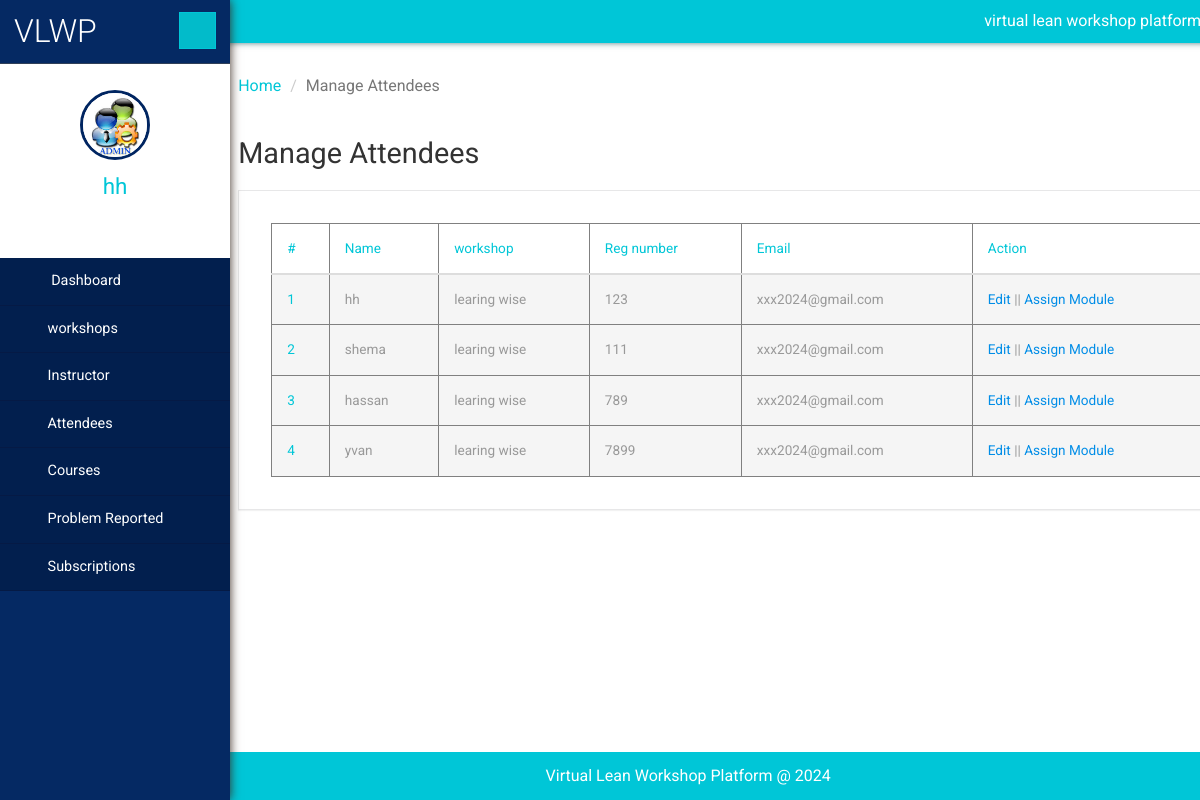
Page /admin/manage_attendee.php (signed in) on the committed database.
### tables this page shows
CREATE TABLE `attendees` (
  `attendeeID` int(11) NOT NULL,
  `wshopID` int(11) DEFAULT NULL,
  `reg_no` varchar(8) DEFAULT NULL,
  `name` varchar(50) DEFAULT NULL,
  `phone` varchar(20) DEFAULT NULL,
  `email` varchar(50) DEFAULT NULL,
  `created_at` timestamp NOT NULL DEFAULT current_timestamp(),
  `updated_at` timestamp NOT NULL DEFAULT current_timestamp() ON UPDATE current_timestamp(),
  `created_by` int(11) DEFAULT NULL,
  `updated_by` varchar(20) DEFAULT NULL,
  `password` varchar(255) NOT NULL DEFAULT 'reg_no'
);

CREATE TABLE `workshop` (
  `wshopID` int(11) NOT NULL,
  `wname` varchar(50) DEFAULT NULL,
  `physical_addres` varchar(25) DEFAULT NULL,
  `url` varchar(50) DEFAULT NULL,
  `email` varchar(100) DEFAULT NULL,
  `phone` varchar(13) DEFAULT NULL,
  `password` varchar(255) NOT NULL,
  `created_at` timestamp NOT NULL DEFAULT current_timestamp(),
  `createdBy` varchar(20) NOT NULL,
  `updated_at` timestamp NOT NULL DEFAULT current_timestamp() ON UPDATE current_timestamp()
);

CREATE TABLE `users` (
  `usr_id` int(11) NOT NULL,
  `email` varchar(100) NOT NULL,
  `userName` varchar(30) DEFAULT NULL,
  `password` varchar(255) DEFAULT NULL,
  `createdBy` varchar(30) NOT NULL,
  `created_at` timestamp NOT NULL DEFAULT current_timestamp(),
  `updated_at` timestamp NOT NULL DEFAULT current_timestamp() ON UPDATE current_timestamp()
);

### admin/manage_attendee.php (the view, shortened to what this page needs)
<?php
include('includes/dbconnection.php');
    ?>
    <!DOCTYPE HTML>
    <html>
    <head>
        <link href="css/bootstrap.min.css" rel='stylesheet' type='text/css'/>
        <link href="css/style.css" rel='stylesheet' type='text/css'/>
        <link href="css/font-awesome.css" rel="stylesheet">
        <link rel="stylesheet" href="css/icon-font.min.css" type='text/css'/>
    </head>
    <body>
    <div class="page-container">
        <div class="left-content">
            <div class="inner-content">
                <?php include_once('includes/header.php'); ?>
                <div class="outter-wp">
                    <div class="sub-heard-part">
                        <ol class="breadcrumb m-b-0">
                            <li><a href="dashboard.php">Home</a></li>
                            <li class="active">Manage Attendees</li>
                        </ol>
                    </div>
                    <div class="graph-visual tables-main">
                        <h3 class="inner-tittle two">Manage Attendees </h3>
                        <div class="graph">
                            <div class="tables">
                                <table class="table" border="1">
                                    <thead>
                                    <tr>
                                        <th>#</th>
                                        <th> Name</th>
                                        <th>workshop</th>
                                        <th>Reg number</th>
                                        <th>Email</th>
                                        <th>Action</th>
                                    </tr>
                                    </thead>
                                    <tbody>
                                    <?php
                                    $sql = "SELECT * FROM attendees INNER JOIN workshop ON attendees.wshopID = workshop.wshopID";
                                    $result = $connection->query($sql);
                                    if ($result->num_rows > 0) {
                                        $cnt = 1;
                                        while ($row1 = $result->fetch_assoc()) {
                                            ?>
                                            <tr class="active">
                                                <th scope="row"><?php echo htmlentities(($cnt)); ?></th>
                                                <td><?php echo htmlentities($row1['name']); ?></td>
                                                <td><?php echo htmlentities($row1['wname']); ?></td>
                                                <td><?php echo htmlentities($row1['reg_no']); ?></td>
                                                <td><?php echo htmlentities($row1['email']); ?></td>
                                                <td><a href="editAttendeesDetails.php?editid=<?php echo $row1['attendeeID']; ?>">Edit</a>
                                                    || <a href="assignModules2.php?addid=<?php echo $row1['attendeeID']; ?>">Assign Module</a></td>
                                            </tr>
                                            <?php $cnt = $cnt + 1;
                                        }
                                    } else {
                                        echo "<tr><td colspan='7'>No records found</td></tr>";
                                    }
                                    ?>
                                    </tbody>
                                </table>
                            </div>
                        </div>
                    </div>
                </div>
                <?php include_once('includes/footer.php'); ?>
            </div>
        </div>
        <?php include_once('includes/sidebar.php'); ?>
    </div>
    </body>
    </html>

### admin/includes/sidebar.php (shortened to what this page needs)
<?php
include('includes/dbconnection.php');
    $user = $_SESSION['user'];
    $stmt = $connection->prepare("SELECT * FROM users WHERE usr_id = ?");
    $stmt->bind_param("s", $user);
    $stmt->execute();
    $result = $stmt->get_result();
    if ($result->num_rows > 0) {
        $row = $result->fetch_assoc();
    }else{
    header("index.php");
    }
?>
 <div class="sidebar-menu">
    <header class="logo">
        <a href="#" class="sidebar-icon"> <span class="fa fa-bars"></span> </a> <a href="dashboard.php"> <span id="logo"> <h1>VLWP</h1></span>
        </a>
    </header>
    <div class="down">
        <a href="dashboard.php"><img src="images/images.jpg" height="70" width="70"></a>
        <a href="dashboard.php"><span class=" name-caret"><?php echo $row['userName']; ?></span></a>
        <ul>
            <li><a class="tooltips" href="admin-profile.php"><span>Profile</span><i class="lnr lnr-user"></i></a></li>
            <li><a class="tooltips" href="change-password.php"><span>Settings</span><i class="lnr lnr-cog"></i></a></li>
            <li><a class="tooltips" href="logout.php"><span>Log out</span><i class="lnr lnr-power-switch"></i></a></li>
        </ul>
    </div>
    <div class="menu">
        <ul id="menu" >
            <li><a href="dashboard.php"><i class="fa fa-tachometer"></i> <span>Dashboard</span></a></li>
            <li id="menu-academico" ><a href="#"><i class="fa fa-user"></i><span>workshops</span> <span class="fa fa-angle-right" style="float: right"></span></a>
            </li>
            <li id="menu-academico" ><a href="#"><i class="fa fa-user"></i><span>Instructor</span> <span class="fa fa-angle-right" style="float: right"></span></a>
            </li>
            <li id="menu-academico" ><a href="#"><i class="fa fa-user"></i><span>Attendees</span> <span class="fa fa-angle-right" style="float: right"></span></a>
            </li>
            <li id="menu-academico" ><a href="#"><i class="fa fa-file-text-o"></i><span>Courses</span> <span class="fa fa-angle-right" style="float: right"></span></a>
            </li>
            <li id="menu-academico" ><a href="#"><i class="fa fa-file-text-o"></i><span>Problem Reported</span> <span class="fa fa-angle-right" style="float: right"></span></a>
            </li>
             <li id="menu-academico" ><a href="#"><i class="fa fa-file-text-o"></i><span>Subscriptions</span> <span class="fa fa-angle-right" style="float: right"></span></a>
    </div>
</div>

### rows in the picture
attendees: name "hh", wshopID.wname "learing wise", reg_no "123", wshopID.email "xxx2024@gmail.com"
attendees: name "shema", wshopID.wname "learing wise", reg_no "111", wshopID.email "xxx2024@gmail.com"
attendees: name "hassan", wshopID.wname "learing wise", reg_no "789", wshopID.email "xxx2024@gmail.com"
attendees: name "yvan", wshopID.wname "learing wise", reg_no "7899", wshopID.email "xxx2024@gmail.com"
users: userName "hh"
